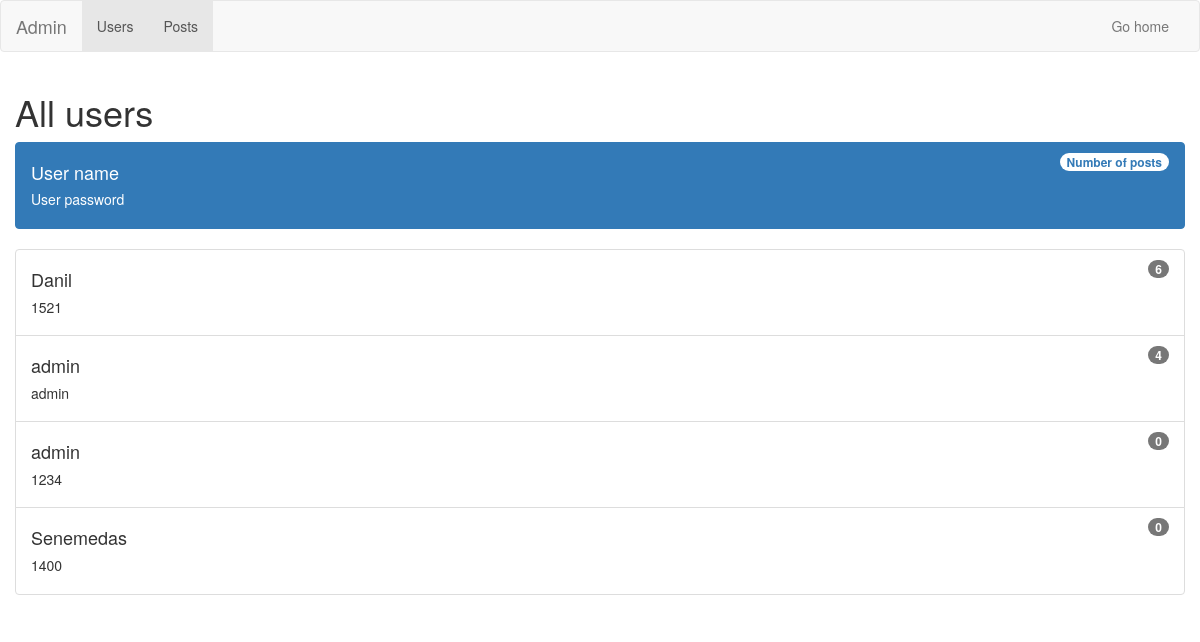
/admin (signed in), run on the app's committed database.
### tables this page shows
CREATE TABLE users 
                            (id INTEGER PRIMARY KEY AUTOINCREMENT, 
                             user_name VARCHAR(50),
                             password_hash VARCHAR(128)
                             );

### view.py (the view)
@app.route('/admin')
def admin():
    um = UsersModel(db.get_connection()).get_all()
    nm = {}
    for i in NewsModel(db.get_connection()).get_all():
        if i[3] in nm:
            nm[i[3]] += 1
        else:
            nm[i[3]] = 1
    if session['username'] == 'admin' and session['password'] == 'admin':
        return render_template(
            'confidentially/users_admin.html', users=um, len_posts=nm)
    else:
        return render_template('confidentially/base_admin_error.html')

### models.py (called while the page is built)
    def get_connection(self):
        return self.conn

    def get_all(self):
        cursor = self.connection.cursor()
        cursor.execute("SELECT * FROM users")
        rows = cursor.fetchall()
        return rows

    def get_all(self, user_id=None):
        cursor = self.connection.cursor()
        if user_id:
            cursor.execute(
                "SELECT * FROM news WHERE user_id = ?", (str(user_id)))
        else:
            cursor.execute("SELECT * FROM news")
        rows = cursor.fetchall()
        return rows

### templates/confidentially/users_admin.html (shortened to what this page needs)
{% extends 'confidentially/base_admin.html' %}
{% block content_title %}
    All users
{% endblock %}
{% block content %}
    <ul class="list-group">
	  <li class="list-group-item active">
	    <span class="badge">Number of posts</span>
		<h4>User name</h4> <h5>User password</h5>
	  </li>
	</ul>
	<div class=''>
		<ul class="list-group">
			{% for name in users %}
				<li class="list-group-item">
				    <span class="badge">{{ len_posts.get(name[0], 0) }}</span>
					<h4>
						{{ name[1] }}
					</h4>
					<h5>{{ name[2] }}</h5>
				 </li>
			{% endfor %}
		</ul>
	</div>
{% endblock %}

### templates/confidentially/base_admin.html (shortened to what this page needs)
<!DOCTYPE html>
<html lang='en'>
<head>
    <link rel="stylesheet" href="https://maxcdn.bootstrapcdn.com/bootstrap/3.3.7/css/bootstrap.min.css">
</head>
<body>
	<nav class="navbar navbar-default">
	  <div class="container-fluid">
	    <div class="navbar-header">
	      <a class="navbar-brand" href="/admin">Admin</a>
	    </div>
	    <div class="collapse navbar-collapse" id="bs-example-navbar-collapse-1">
	      <ul class="nav navbar-nav">
	        <li class="active"><a href="/admin">Users <span class="sr-only">(current)</span></a></li>
	        <li class="active"><a href="/admin/posts">Posts</a></li>
	      </ul>
	      <ul class="nav navbar-nav navbar-right">
	        <li><a href="/">Go home</a></li>
	      </ul>
	    </div>
	  </div>
	</nav>
	<div class='container'>
        <div class='row'>
            <h1>
                {% block content_title %}
                {% endblock %}
            </h1>
                {% block content %}
                {% endblock %}
        </div>
    </div>
</body>
</html>

### data on the page
users: get "6", user_name "Danil", password_hash "1521"
users: get "4", user_name "admin", password_hash "admin"
users: get "0", user_name "admin", password_hash "1234"
users: get "0", user_name "Senemedas", password_hash "1400"
